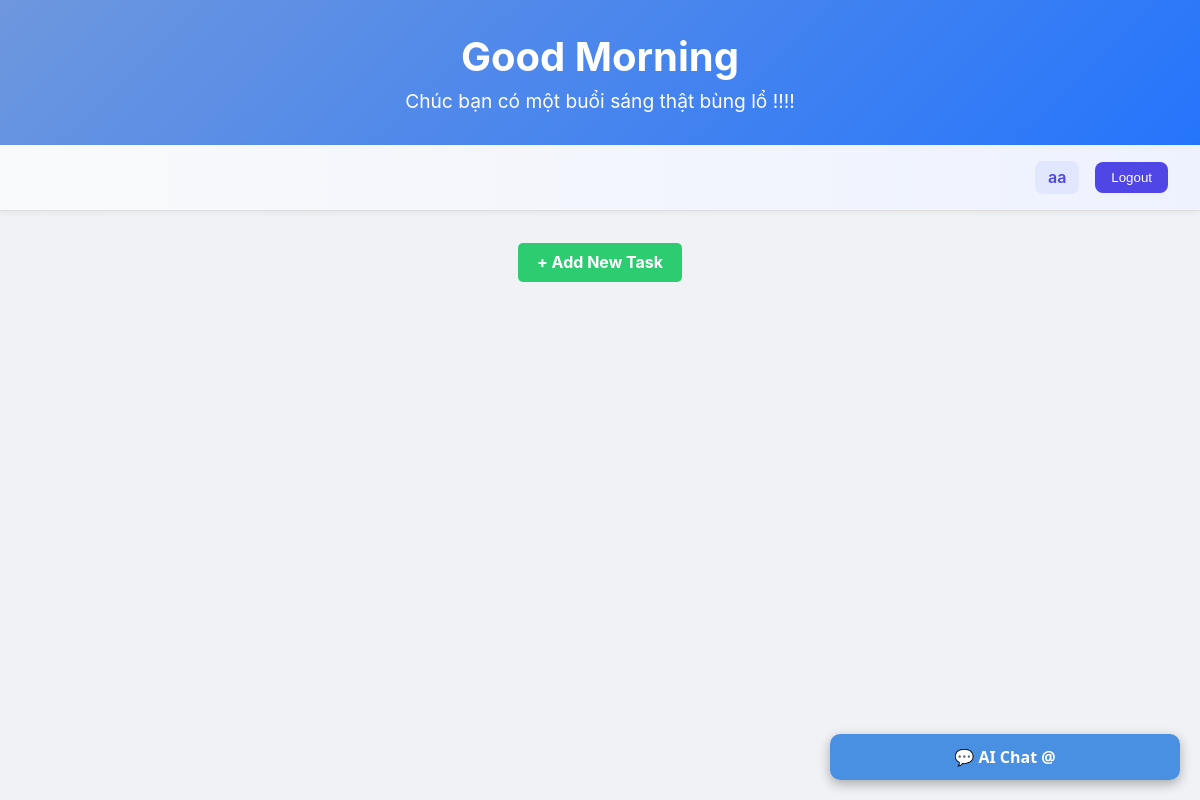
Page / (signed in) on the earlier database version.
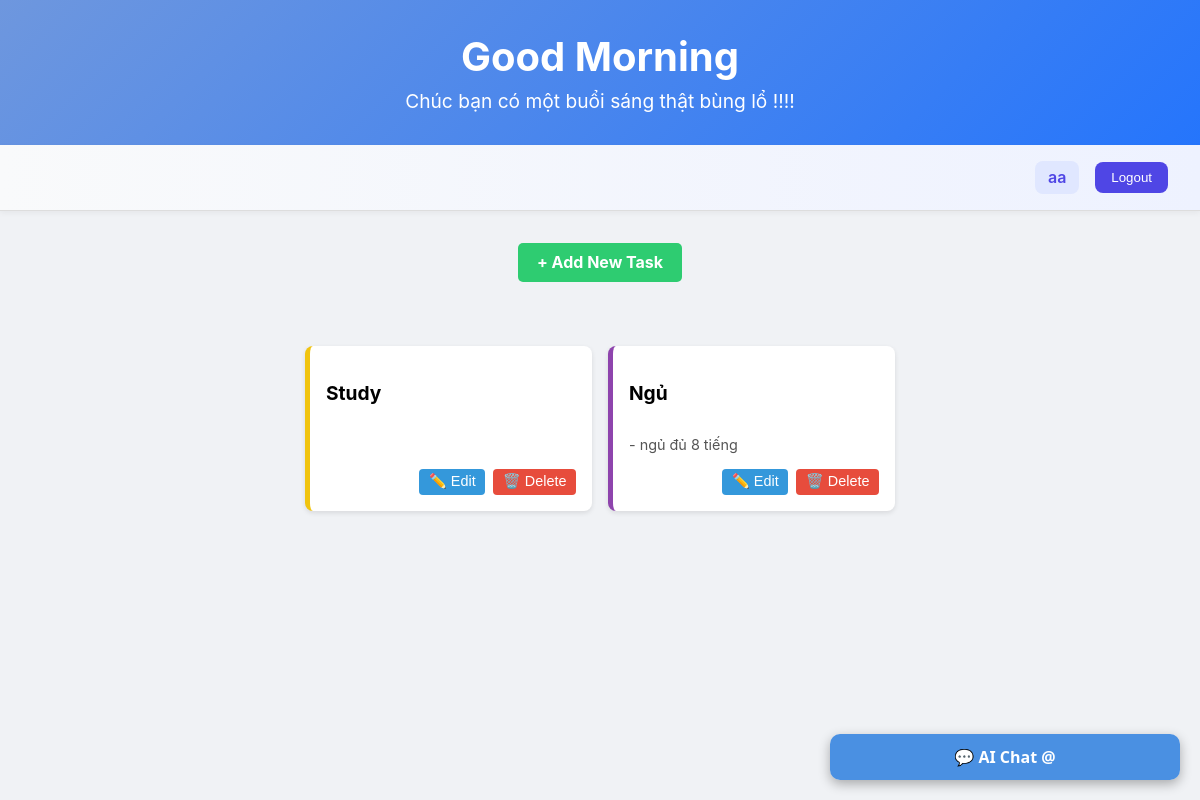
Same page on the later database version.
### models.py (models this page shows)
class User(Base):
    __tablename__ = "users"
    id = Column(Integer, primary_key=True, index=True)
    name = Column(String, unique=True, index=True)
    hashed_password = Column(String)
    tasks = relationship("Task", back_populates="owner", cascade="all, delete-orphan")

class Task(Base):
    __tablename__ = "tasks"
    id = Column(Integer, primary_key=True, index=True)
    title = Column(String)
    description = Column(String, nullable=True)
    owner_id = Column(Integer, ForeignKey("users.id"))
    owner = relationship("User", back_populates="tasks")

### main.py (the view)
@app.get("/", response_class = HTMLResponse)
def home_page(request : Request, db: Session = Depends(get_db)):
    print("Cookies:", request.cookies)
    user_id = request.cookies.get("user_id")
    user = None
    tasks = []
    if user_id:
        user = db.query(User).filter(User.id == int(user_id)).first()
        if user:
            tasks = db.query(Task).filter(Task.owner_id == int(user_id)).all()
    return templates.TemplateResponse("index.html", {"request" : request, "tasks" : tasks, "user" : user})

### templates/index.html (shortened to what this page needs)
<!DOCTYPE html>
<html lang="en">
<head>
    <link rel="stylesheet" href="../static/style.css">
</head>
<body>
    <header class="hero">
        <h1 id="greeting">Hello World</h1>
        <p id="subtext">TO DO LIST</p>
    </header>
    <div class="user-info">
        {% if user %}
            <span>{{ user.name }}</span>
            <a href="/logout"><button>Logout</button></a>
        {% endif %}
    </div>
    {% if user %}
             <a href="/add_task" class="add-task-btn">+ Add New Task</a>
    {% endif %}
<div class="tasks-container">
    {% for task in tasks %}
    <div class="task-card {{ 'purple' if loop.index is even else 'yellow' }}">
        <div class="task-header">
            <h3 class="task-title">{{ task.title }}</h3>
        </div>
        {% if task.description %}
        <p class="task-desc">{{ task.description }}</p>
        {% endif %}
        <div class="task-actions">
            <button type="button" class="edit-btn" onclick="editTask({{ task.id }})">
                ✏️ Edit
            </button>
            <form method="post" action="/tasks/{{ task.id }}/delete" class="inline-form">
                <button type="submit" class="delete-btn">🗑️ Delete</button>
            </form>
        </div>
    </div>
    {% endfor %}
</div>
{%if user%}
<div id="chatbot-container">
    <div id="chatbot-header" onclick="toggleChatbot()">
        💬 AI Chat @
    </div>
</div>
{%endif%}
</body>
</html>

### static/style.css (style rules this page uses)
body { font-family: Arial, sans-serif; margin: 0; padding: 0; background: #f5f5f5; }
header.hero { background: linear-gradient(135deg, #6e97de 0%, #2575fc 100%); color: white; padding: 2rem; text-align: center; }
header.hero h1 { margin: 0; font-size: 2.5rem; }
header.hero p { margin: 0.5rem 0 0 0; font-size: 1.2rem; }
.user-info { display: flex; justify-content: flex-end; align-items: center; gap: 1rem; padding: 1rem 2rem; background: linear-gradient(90deg, #f9fafb, #eef2ff); border-bottom: 1px solid #ddd; box-shadow: 0 2px 6px rgba(0, 0, 0, 0.05); }
.user-info span { font-weight: 600; color: #4f46e5; font-size: 1rem; background-color: #e0e7ff; padding: 0.4rem 0.8rem; border-radius: 8px; }
.user-info a button { background-color: #4f46e5; color: white; border: none; padding: 0.5rem 1rem; border-radius: 8px; cursor: pointer; font-weight: 500; transition: all 0.2s ease; }
.tasks-container { display: flex; flex-wrap: wrap; gap: 1rem; padding: 2rem; justify-content: center; }
.task-card { background: white; border-radius: 8px; padding: 1rem; width: 250px; box-shadow: 0 2px 5px rgba(0,0,0,0.1); display: flex; flex-direction: column; justify-content: space-between; }
.task-card.purple { border-left: 5px solid #8e44ad; }
.task-card.yellow { border-left: 5px solid #f1c40f; }
.task-title { font-weight: bold; font-size: 1.2rem; margin-bottom: 0.5rem; }
.task-desc { font-size: 0.9rem; color: #555; margin-bottom: 1rem; }
.task-actions { display: flex; justify-content: flex-end; gap: 0.5rem; }
.task-actions button { cursor: pointer; padding: 0.3rem 0.6rem; border: none; border-radius: 4px; background: #3498db; color: white; font-size: 0.9rem; }
.task-actions form button { background: #e74c3c; }
.add-task-btn { display: block; margin: 2rem auto; padding: 0.6rem 1.2rem; background: #2ecc71; color: white; text-decoration: none; border-radius: 5px; text-align: center; font-weight: bold; transition: transform 0.2s ease; width: fit-content; }
#chatbot-container { position: fixed; bottom: 20px; right: 20px; width: 350px; font-family: 'Segoe UI', Tahoma, Geneva, Verdana, sans-serif; z-index: 9999; border-radius: 10px; overflow: hidden; box-shadow: 0 4px 12px rgba(0,0,0,0.3); }
#chatbot-header { background-color: #4a90e2; color: white; padding: 12px; cursor: pointer; font-weight: bold; text-align: center; font-size: 16px; }
body { background: #f0f2f5; font-family: 'Inter', sans-serif; margin: 0; padding: 0; }

Differences in the rows shown:
added Task: title "Study"
added Task: title "Ngủ", description "- ngủ đủ 8 tiếng"
